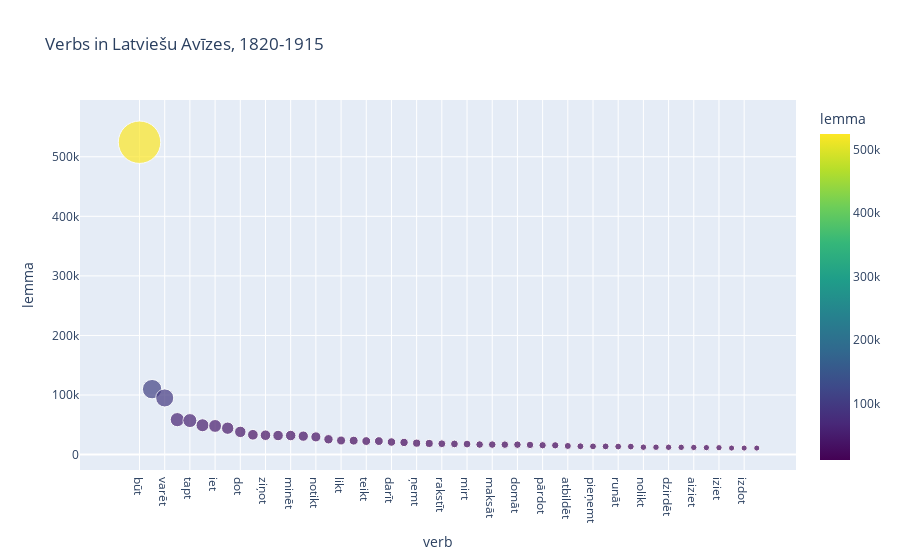

The notebook cell this image was saved under:
### Code cell
# create bubble diagram for each noun up to 50
max_rows = 50
save_dir = "../bubble_diagrams/"
label = "Verbs"
year_start = 1820
year_end = 1915

df["form_len_scaled"] = df.correct_lemma * 0.05
tdf = df.head(max_rows)
tdf.columns = [ "lemma", "scale_factor"]
    
fig = px.scatter(tdf, 
    title=f"{label} in Latviešu Avīzes, {year_start}-{year_end}", # how the heck does copilot figure this out?
    x=tdf.index, y="lemma", size="scale_factor", size_max=30, color="lemma", color_continuous_scale=px.colors.sequential.Viridis)
fig.show()
fig.write_html(f"{save_dir}{label}_{year_start}_{year_end}.html")

### Figure 1 — Plotly figure (JSON) as saved in the notebook; plotly's stock layout.template omitted (floating-point values rounded to 4 significant figures)
{"data": [{"hovertemplate": "verb=%{x}<br>lemma=%{marker.color}<br>scale_factor=%{marker.size}<extra></extra>", "legendgroup": "", "marker": {"color": [524398, 109857, 95133, 58665, 57124, 49286, 48130, 44352, 38153, 33290, 32573, 32065, 32026, 31017, 29741, 25726, 23683, 23439, 22726, 22699, 21132, 20432, 19175, 18705, 18228, 17912, 17729, 16903, 16828, 16737, 16687, 16308, 15738, 15594, 14508, 13971, 13825, 13783, 13525, 13487, 12452, 12426, 12321, 12237, 12032, 11705, 11622, 11017, 10998, 10975], "coloraxis": "coloraxis", "size": [26220.0, 5493.0, 4757.0, 2933.0, 2856.0, 2464.0, 2406.0, 2218.0, 1908.0, 1664.0, 1629.0, 1603.0, 1601.0, 1551.0, 1487.0, 1286.0, 1184.0, 1172.0, 1136.0, 1135.0, 1057.0, 1022.0, 958.8, 935.2, 911.4, 895.6, 886.5, 845.2, 841.4, 836.9, 834.4, 815.4, 786.9, 779.7, 725.4, 698.6, 691.2, 689.2, 676.2, 674.4, 622.6, 621.3, 616.1, 611.9, 601.6, 585.2, 581.1, 550.9, 549.9, 548.8], "sizemode": "area", "sizeref": 29.13, "symbol": "circle"}, "mode": "markers", "name": "", "orientation": "v", "showlegend": false, "type": "scatter", "x": ["būt", "tikt", "varēt", "gribēt", "tapt", "nākt", "iet", "palikt", "dot", "atrast", "ziņot", "dabūt", "minēt", "sākt", "notikt", "redzēt", "likt", "sacīt", "teikt", "dzīvot", "darīt", "stāvēt", "ņemt", "atstāt", "rakstīt", "krist", "mirt", "braukt", "maksāt", "saukt", "domāt", "lūgt", "pārdot", "beigt", "atbildēt", "spēt", "pieņemt", "celt", "runāt", "mācīt", "nolikt", "turēt", "dzirdēt", "meklēt", "aiziet", "mīt", "iziet", "paiet", "izdot", "saņemt"], "xaxis": "x", "y": [524398, 109857, 95133, 58665, 57124, 49286, 48130, 44352, 38153, 33290, 32573, 32065, 32026, 31017, 29741, 25726, 23683, 23439, 22726, 22699, 21132, 20432, 19175, 18705, 18228, 17912, 17729, 16903, 16828, 16737, 16687, 16308, 15738, 15594, 14508, 13971, 13825, 13783, 13525, 13487, 12452, 12426, 12321, 12237, 12032, 11705, 11622, 11017, 10998, 10975], "yaxis": "y"}], "layout": {"coloraxis": {"colorbar": {"title": {"text": "lemma"}}, "colorscale": [[0, "#440154"], [0.1111, "#482878"], [0.2222, "#3e4989"], [0.3333, "#31688e"], [0.4444, "#26828e"], [0.5556, "#1f9e89"], [0.6667, "#35b779"], [0.7778, "#6ece58"], [0.8889, "#b5de2b"], [1, "#fde725"]]}, "legend": {"itemsizing": "constant", "tracegroupgap": 0}, "title": {"text": "Verbs in Latviešu Avīzes, 1820-1915"}, "xaxis": {"anchor": "y", "domain": [0, 1], "title": {"text": "verb"}}, "yaxis": {"anchor": "x", "domain": [0, 1], "title": {"text": "lemma"}}}}
